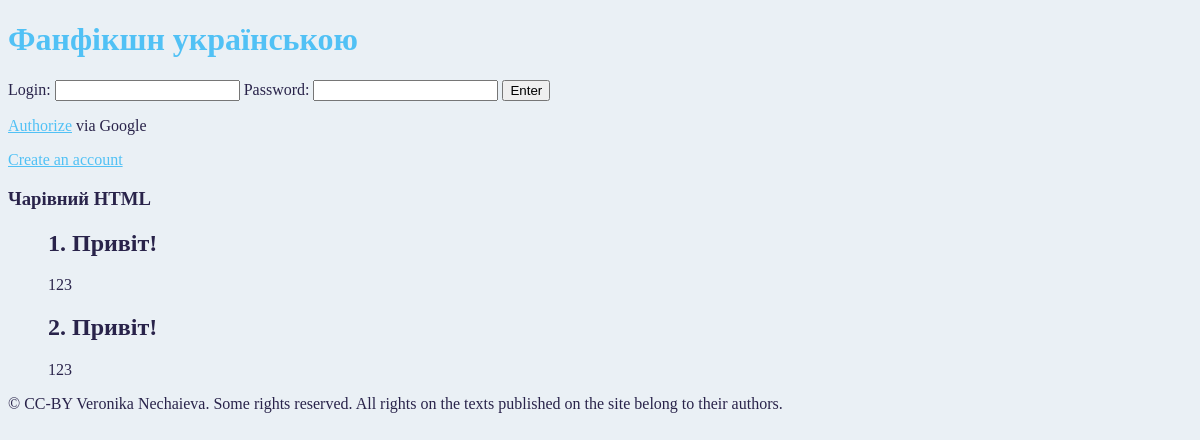
The page /fics/fanfic/1 on the database as committed earlier.
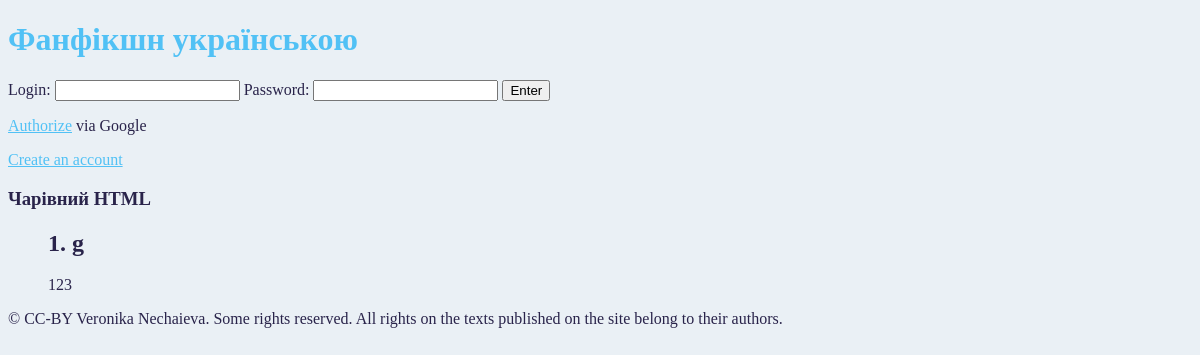
The same page on the database as committed later.
### app_fanfics/models.py (models this page shows, shortened)
class Fanfic(models.Model):
    title = models.CharField(max_length=500)
    annotation = models.TextField()
    publication_date = models.DateTimeField('Published:', default=django.utils.timezone.now)
    author = models.ForeignKey(Author, on_delete=models.SET_NULL, null=True)
    fandom = models.ForeignKey(Fandom, on_delete=models.SET_DEFAULT, default=1)

class Chapter(models.Model):
    fanfic = models.ForeignKey(Fanfic, on_delete=models.CASCADE)
    chapter_number = models.IntegerField(default=1)
    chapter_title = models.CharField(max_length=500, default="Глава " + str(chapter_number))
    publication_date = models.DateTimeField('Published:', default=django.utils.timezone.now)
    text = models.FileField(storage=default_storage)

### app_fanfics/views/fanfic.py (the view)
# urls.py: path('fanfic/<int:fanfic_id>',   fanfic.fanfic_page,     name='fanfic_page'),
def fanfic_page(request, fanfic_id):
    context = get_fanfic_context(fanfic_id)
    context.update(get_login_context(request))
    context.update({
        'is_owner': context.get('fanfic').author.nickname == context['username']
    })
    chapter_list = []
    for chapter in context.get('chapter_list'):
        chapter_list.append(DisplayChapter(chapter, 'lines'))
    context['display_chapter_list'] = chapter_list
    return render(request, 'fanfic.html', context)

### app_fanfics/views/contexts.py (called while the page is built)
def get_login_context(request, base_context: dict = None):
    logged_in = request.user.is_authenticated
    if logged_in:
        username = request.user.username
        author_ids = Author.objects.filter(nickname=username)
        print("AUTHOR IDS:", author_ids)
        author_id = author_ids[0].id if author_ids else None
    else:
        username = None
        author_id = None
    auth_context = {
        'logged_in': request.user.is_authenticated,
        'username': username,
        'author_id': author_id,
        'google_url': GOOGLE_URL}
    if base_context:
        context = base_context
        base_context.update(auth_context)
        return context
    return auth_context

def get_fanfic_context(fanfic_id):
    fanfic = get_object_or_404(Fanfic, pk=fanfic_id)
    return {
        'fanfic': fanfic,
        'chapter_list': Chapter.objects.filter(fanfic=fanfic_id).order_by('chapter_number')
    }

### app_fanfics/templates/fanfic.html (shortened to what this page needs)
<!DOCTYPE html>
{% load static %}
<html lang="en">
<head>
    <link rel="stylesheet" type="text/css" href="{% static 'css/style.css' %}">
</head>
<body>
{% include "sub_elements/header.html" %}
<div><h3> {{ fanfic.title }}</h3></div>
{% if chapter_list %}
<ul>
    {% for chapter in display_chapter_list %}
        <h2>{{ chapter.chapter.chapter_number }}. {{ chapter.chapter.chapter_title }}</h2>
        <p>{{ chapter.text }}</p>
    {% endfor %}
</ul>
{% else %}
<p> В цьому фанфіку поки що немає опублікованих глав. </p>
{% endif %}
{% include "sub_elements/footer.html" %}
</body>
</html>

### app_fanfics/templates/sub_elements/header.html (shortened to what this page needs)
{% load static %}
<div id="header">
    <a href="{% url 'fics:index' %}" style="text-decoration: none"><h1>Фанфікшн українською</h1></a>
    {% if logged_in %}
        <p>Welcome! You are logged in as <b>{{ username }}</b>.</p>
        {% if author_id %}
            <p><a href="{%  url 'fics:author_page' author_id %}">Your profile</a></p>
        {%  endif %}
        <p><a href="{% url 'fics:logout' %}">Logout</a></p>
    {% else %}
        <form action="{% url 'fics:authorize' %}" method="post">
        <label for="login">Login:</label>
        <input type="text" id="login" name="login">
        <label for="password">Password:</label>
        <input type="password" id="password" name="password">
        <input type="submit" value="Enter">
        </form>
        <p><a href="{{ google_url }}">Authorize</a> via Google</p>
        <p><a href="{% url 'fics:registration_page' %}">Create an account</a></p>
    {% endif %}
</div>

### app_fanfics/templates/sub_elements/footer.html
<div id="footer">
    <p>© CC-BY Veronika Nechaieva. Some rights reserved.
        All rights on the texts published on the site belong to their authors.</p>
</div>

### app_fanfics/static/css/style.css (style rules this page uses)
body { background-color: #eaf0f5; color: #29234a; font: 16px calibri; }
a:link { color: #51c1f5; }

Rows that differ between the two databases and show on the page:
removed Chapter: chapter.chapter_number "1", chapter.chapter_title "Привіт!"
removed Chapter: chapter.chapter_number "2", chapter.chapter_title "Привіт!"
added Chapter: chapter.chapter_number "1", chapter.chapter_title "g"
Other text that changed with them:
new list line: ". 123"
list line gone: ". 123"
